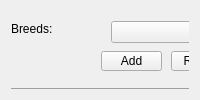
     <widget class="QWidget" name="tab_7">
      <attribute name="title">
       <string>Bird</string>
      </attribute>
      <layout class="QGridLayout" name="gridLayout_4">
       <item row="0" column="0">
        <widget class="QWidget" name="widgetBirdInfo" native="true">
         <property name="enabled">
          <bool>true</bool>
         </property>
         <widget class="QRadioButton" name="rbBirdAllergiesNo">
          <property name="geometry">
           <rect>
            <x>100</x>
            <y>210</y>
            <width>51</width>
            <height>20</height>
           </rect>
          </property>
          <property name="text">
           <string>No</string>
          </property>
          <property name="checked">
           <bool>true</bool>
          </property>
          <attribute name="buttonGroup">
           <string notr="true">groupBirdAllergies</string>
          </attribute>
         </widget>
         <widget class="QComboBox" name="cbFurPrefBird">
          <property name="geometry">
           <rect>
            <x>260</x>
            <y>140</y>
            <width>81</width>
            <height>22</height>
           </rect>
          </property>
          <item>
           <property name="text">
            <string>None</string>
           </property>
          </item>
          <item>
           <property name="text">
            <string>Feathered</string>
           </property>
          </item>
          <item>
           <property name="text">
            <string>Featherless</string>
           </property>
          </item>
         </widget>
         <widget class="QLabel" name="label_32">
          <property name="geometry">
           <rect>
            <x>0</x>
            <y>190</y>
            <width>161</width>
            <height>16</height>
           </rect>
          </property>
          <property name="text">
           <string>Are you allergic to birds:</string>
          </property>
         </widget>
         <widget class="QLabel" name="label_33">
          <property name="geometry">
           <rect>
            <x>0</x>
            <y>10</y>
            <width>91</width>
            <height>16</height>
           </rect>
          </property>
          <property name="text">
           <string>Breeds:</string>
          </property>
         </widget>
         <widget class="QComboBox" name="cbBirdSex">
          <property name="geometry">
           <rect>
            <x>70</x>
            <y>140</y>
            <width>91</width>
            <height>22</height>
           </rect>
          </property>
          <item>
           <property name="text">
            <string>None</string>
           </property>
          </item>
          <item>
           <property name="text">
            <string>Male</string>
           </property>
          </item>
          <item>
           <property name="text">
            <string>Female</string>
           </property>
          </item>
         </widget>
         <widget class="QComboBox" name="cbBirdBreeds">
          <property name="geometry">
           <rect>
            <x>100</x>
            <y>10</y>
            <width>121</width>
            <height>22</height>
           </rect>
          </property>
         </widget>
         <widget class="QComboBox" name="cbAgeBird">
          <property name="geometry">
           <rect>
            <x>70</x>
            <y>100</y>
            <width>91</width>
            <height>22</height>
           </rect>
          </property>
          <item>
           <property name="text">
            <string>None</string>
           </property>
          </item>
          <item>
           <property name="text">
            <string>0 - 3</string>
           </property>
          </item>
          <item>
           <property name="text">
            <string>4 - 7</string>
           </property>
          </item>
          <item>
           <property name="text">
            <string>8 - 11</string>
           </property>
          </item>
          <item>
           <property name="text">
            <string>12- 15</string>
           </property>
          </item>
          <item>
           <property name="text">
            <string>15 - 25</string>
           </property>
          </item>
          <item>
           <property name="text">
            <string>25 - 35</string>
           </property>
          </item>
          <item>
           <property name="text">
            <string>35+</string>
           </property>
          </item>
         </widget>
         <widget class="QRadioButton" name="rbBirdAllergiesYes">
          <property name="geometry">
           <rect>
            <x>30</x>
            <y>210</y>
            <width>51</width>
            <height>20</height>
           </rect>
          </property>
          <property name="text">
           <string>Yes</string>
          </property>
          <attribute name="buttonGroup">
           <string notr="true">groupBirdAllergies</string>
          </attribute>
         </widget>
         <widget class="QPushButton" name="bBirdBreedAdd">
          <property name="geometry">
           <rect>
            <x>90</x>
            <y>40</y>
            <width>61</width>
            <height>20</height>
           </rect>
          </property>
          <property name="text">
           <string>Add</string>
          </property>
         </widget>
         <widget class="Line" name="line_7">
          <property name="geometry">
           <rect>
            <x>0</x>
            <y>170</y>
            <width>381</width>
            <height>16</height>
           </rect>
          </property>
          <property name="orientation">
           <enum>Qt::Horizontal</enum>
          </property>
         </widget>
         <widget class="QLabel" name="label_34">
          <property name="geometry">
           <rect>
            <x>10</x>
            <y>100</y>
            <width>81</width>
            <height>16</height>
           </rect>
          </property>
          <property name="text">
           <string>Age:</string>
          </property>
         </widget>
         <widget class="QComboBox" name="cbSizeBird">
          <property name="geometry">
           <rect>
            <x>260</x>
            <y>100</y>
            <width>81</width>
            <height>22</height>
           </rect>
          </property>
          <item>
           <property name="text">
            <string>None</string>
           </property>
          </item>
          <item>
           <property name="text">
            <string>Teacup</string>
           </property>
          </item>
          <item>
           <property name="text">
            <string>Small</string>
           </property>
          </item>
          <item>
           <property name="text">
            <string>Medium</string>
           </property>
          </item>
          <item>
           <property name="text">
            <string>Large</string>
           </property>
          </item>
         </widget>
         <widget class="QPushButton" name="bBirdBreedRemove">
          <property name="geometry">
           <rect>
            <x>160</x>
            <y>40</y>
            <width>70</width>
            <height>20</height>
           </rect>
          </property>
          <property name="minimumSize">
           <size>
            <width>70</width>
            <height>20</height>
           </size>
          </property>
          <property name="text">
           <string>Remove</string>
          </property>
         </widget>
         <widget class="QLabel" name="label_35">
          <property name="geometry">
           <rect>
            <x>10</x>
            <y>140</y>
            <width>81</width>
            <height>16</height>
           </rect>
          </property>
          <property name="text">
           <string>Sex:</string>
          </property>
         </widget>
         <widget class="QLabel" name="label_36">
          <property name="geometry">
           <rect>
            <x>190</x>
            <y>100</y>
            <width>81</width>
            <height>16</height>
           </rect>
          </property>
          <property name="text">
           <string>Size:</string>
          </property>
         </widget>
         <widget class="QLabel" name="label_37">
          <property name="geometry">
           <rect>
            <x>190</x>
            <y>140</y>
            <width>71</width>
            <height>16</height>
           </rect>
          </property>
          <property name="text">
           <string>Feathers:</string>
          </property>
         </widget>
         <widget class="Line" name="line_8">
          <property name="geometry">
           <rect>
            <x>-10</x>
            <y>70</y>
            <width>371</width>
            <height>16</height>
           </rect>
          </property>
          <property name="orientation">
           <enum>Qt::Horizontal</enum>
          </property>
         </widget>
         <widget class="QListWidget" name="listBird">
          <property name="geometry">
           <rect>
            <x>240</x>
            <y>10</y>
            <width>131</width>
            <height>51</height>
           </rect>
          </property>
         </widget>
         <widget class="QLabel" name="label_85">
          <property name="geometry">
           <rect>
            <x>190</x>
            <y>200</y>
            <width>121</width>
            <height>16</height>
           </rect>
          </property>
          <property name="text">
           <string>Colour:</string>
          </property>
         </widget>
         <widget class="QComboBox" name="cbColourBird">
          <property name="geometry">
           <rect>
            <x>260</x>
            <y>200</y>
            <width>81</width>
            <height>22</height>
           </rect>
          </property>
          <item>
           <property name="text">
            <string>Red</string>
           </property>
          </item>
          <item>
           <property name="text">
            <string>Orange</string>
           </property>
          </item>
          <item>
           <property name="text">
            <string>Yellow</string>
           </property>
          </item>
          <item>
           <property name="text">
            <string>Green</string>
           </property>
          </item>
          <item>
           <property name="text">
            <string>Blue</string>
           </property>
          </item>
          <item>
           <property name="text">
            <string>Pink</string>
           </property>
          </item>
          <item>
           <property name="text">
            <string>Purple</string>
           </property>
          </item>
          <item>
           <property name="text">
            <string>White</string>
           </property>
          </item>
          <item>
           <property name="text">
            <string>Black</string>
           </property>
          </item>
          <item>
           <property name="text">
            <string>Brown</string>
           </property>
          </item>
          <item>
           <property name="text">
            <string>Gray</string>
           </property>
          </item>
         </widget>
        </widget>
       </item>
      </layout>
     </widget>
